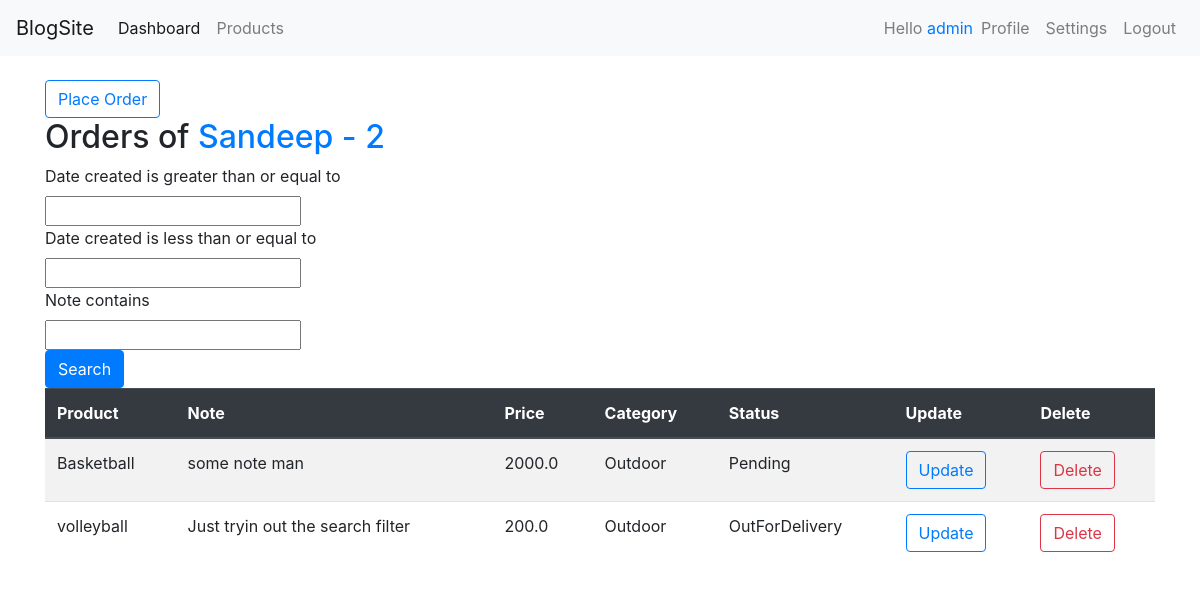
The app's page /customers/1 (signed in) with its own data.
### accounts/models.py (models this page shows, shortened)
class Customer(models.Model):
    user=models.OneToOneField(User,null=True,on_delete=models.CASCADE)
    name=models.CharField(max_length=50)
    img=models.ImageField(null=True,blank=True)
    phone=models.CharField(max_length=12)
    email=models.EmailField(max_length=200)
    date_created=models.DateTimeField(auto_now_add=True)

class Order(models.Model):
    STA=(('Pending','Pending'),('OutForDelivery','OutForDelivery'),('Delivered','Delivered'))
    customer=models.ForeignKey(Customer,on_delete=models.SET_NULL,null=True)
    product=models.ForeignKey(Product,on_delete=models.SET_NULL,null=True)
    status=models.CharField(max_length=200,choices=STA)
    date_created=models.DateTimeField(auto_now_add=True)
    note=models.CharField(max_length=100,null=True)

class Product(models.Model):
    CAT=(('Indoor','Indoor'),('Outdoor','Outdoor'))
    name=models.CharField(max_length=20)
    price=models.FloatField(null=True)
    description=models.TextField(max_length=200)
    category=models.CharField(max_length=200,choices=CAT)
    date_created=models.DateTimeField(auto_now_add=True)
    tag=models.ManyToManyField(Tag)

### accounts/views.py (the view)
# urls.py: path('customers/<str:pk>',CustomerDetail,name='customers'),
@login_required(login_url='login')
def CustomerDetail(request,pk):
    customer=Customer.objects.get(id=pk)
    orders=customer.order_set.all()
    fil=OrderFilter(request.GET,queryset=orders)
    orders=fil.qs
    context={'customer':customer,'orders':orders,'filter':fil}
    return render(request,'accounts/customers.html',context)

### accounts/templates/accounts/customers.html (shortened to what this page needs)
{% extends 'accounts/base.html' %}
{% load crispy_forms_tags %}
{% block content %}
    <div class="container mt-4">
    <a class='btn btn-outline-primary' href="/createorder/{{customer.id}}">Place Order</a>
    <h2>Orders of <span class="text-primary">{{customer.name}} - {{orders.count}}</span></h2>
    <form method='GET'>
        {{filter.form|crispy}}
        <button type="submit" class='btn btn-primary'>Search</button>
    </form>
    <table class="table table-striped">
        <thead class="thead-dark">
         <th>Product</th>
         <th>Note</th>
         <th>Price</th>
         <th>Category</th>
         <th>Status</th>
         <th>Update</th>
        <th>Delete</th>
        </thead>
        {% for order in orders %}
        <tr>
            <td>{{order.product.name}}</td>
            <td>{{order.note}}</td>
            <td>{{order.product.price}}</td>
            <td>{{order.product.category}}</td>
            <td>{{order.status}}</td>
            <td><a href='/updateorder/{{order.id}}' class='btn btn-outline-primary'>Update</a></td>
            <td><a href='/deleteorder/{{order.id}}' class='btn btn-outline-danger'>Delete</a></td>
        </tr>
        {% endfor %}
        </table>
</div>
{% endblock %}ƒ

### accounts/templates/accounts/base.html (shortened to what this page needs)
<!doctype html>
<html lang="en">
  <head>
    <link rel="stylesheet" href="https://stackpath.bootstrapcdn.com/bootstrap/4.3.1/css/bootstrap.min.css">
  </head>
  <body>
    <nav class="navbar navbar-expand-lg navbar-light bg-light">
      <a class="navbar-brand" href="#">BlogSite</a>
      {% if user.is_staff %}
      <div class="collapse navbar-collapse" id="navbarNav">
        <ul class="navbar-nav">
          <li class="nav-item active">
            <a class="nav-link" href="/">Dashboard <span class="sr-only">(current)</span></a>
          </li>
          <li class="nav-item">
            <a class="nav-link" href="/products">Products</a>
          </li>
        </ul>
      </div>
    {% endif %}
    <div class="navbar-nav" style="margin-left:auto;">
    {% if not user.is_authenticated %}
      <li class="nav-item" >
        <a class="nav-link" href="{% url 'register' %}">Register</a>
      </li>
      <li class="nav-item" >
          <a class="nav-link" href="{% url 'login' %}">Login</a>
      </li>
    {% else %}
    <li class='navbar-text'>
      Hello <span CLASS='text-primary'>{{request.user}}</span>
    </li>
    <li class="nav-item" >
      <a class="nav-link" href="{% url 'user' %}">Profile</a>
    </li>
    <li class="nav-item" >
      <a class="nav-link" href="{% url 'useracc' %}">Settings</a>
    </li>
    <li class="nav-item">
    <a class="nav-link" href="{% url 'logout' %}">Logout</a>
    </li>
    {% endif %}
    </div>
    </nav>
      {% block content %}{% endblock %}
  </body>
</html>

### records on screen
Customer: name "Sandeep"
Order: product.name "Basketball", note "some note man", product.price "2000.0", product.category "Outdoor", status "Pending"
Order: product.name "volleyball", note "Just tryin out the search filter", product.price "200.0", product.category "Outdoor", status "OutForDelivery"

### other values on screen
{{ request.user }} "admin"
{{ orders.count }} "2"
